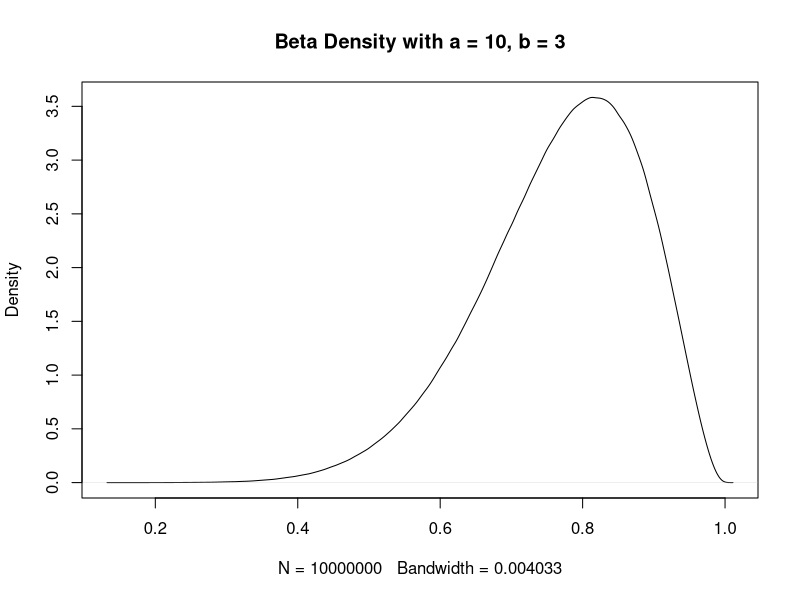
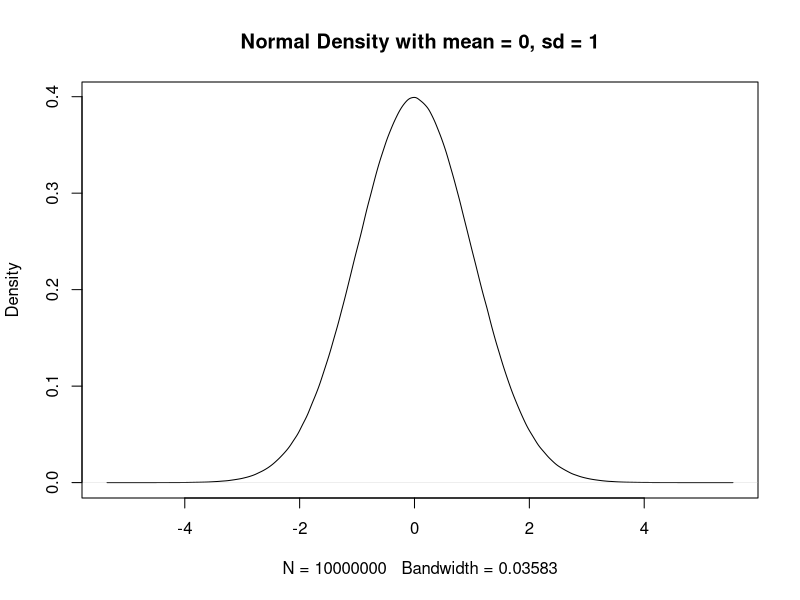
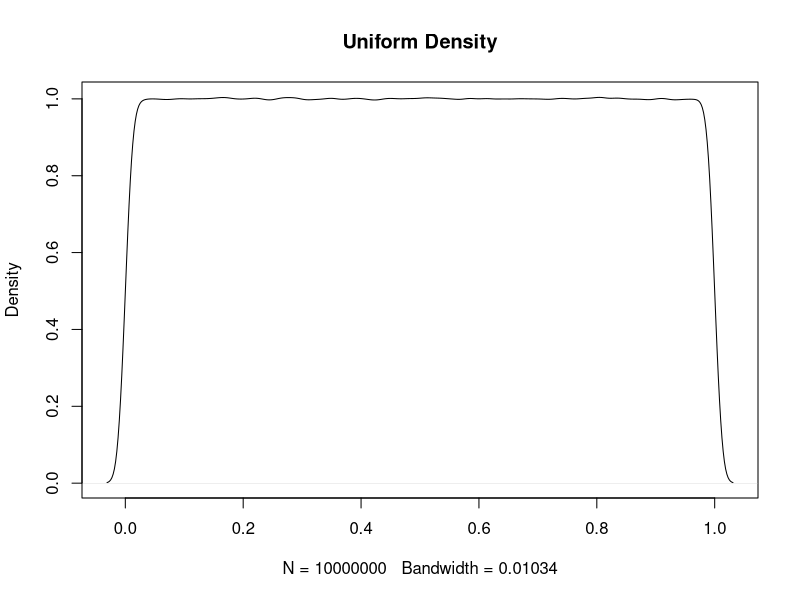

Source code (R) for these figures, in order:
png(filename = "/man/figures/betaDensity.png", width = 400, height = 300)
plot(density(rbeta(10000000,10,3)), main = "Beta Density with a = 10, b = 3")
dev.off()
png(filename = "/BayesianTools/Bayesiantools/man/figures/normalDensity.png", width = 400, height = 300)
plot(density(rnorm(10000000,0,1)), main = "Normal Density with mean = 0, sd = 1")
dev.off()
png(filename = "/BayesianTools/Bayesiantools/man/figures/uniformDensity.png", width = 400, height = 300)
plot(density(runif(10000000)), main = "Uniform Density")
dev.off()